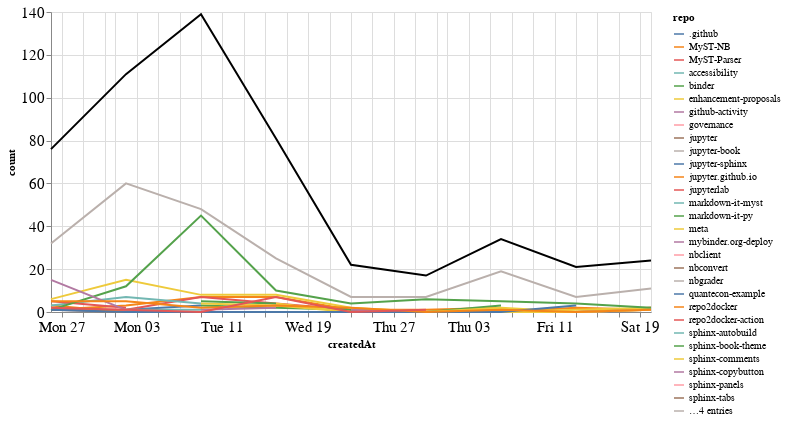

Notebook source saved alongside this figure:
### Markdown cell above
## Comments

### Code cell
comments_time = comments.groupby('repo').resample('W', on='createdAt').count()['author'].reset_index()
comments_time = comments_time.rename(columns={'author': 'count'})
comments_time_total = comments_time.groupby('createdAt').agg({"count": "sum"}).reset_index()
ch1 = alt.Chart(comments_time, width=600).mark_line().encode(
    x='createdAt',
    y='count',
    color='repo',
    tooltip="repo"
)

ch2 = alt.Chart(comments_time_total, width=600).mark_line(color="black").encode(
    x='createdAt',
    y='count',
)

ch1 + ch2

### Figure 1 — Vega-Lite specification as saved in the notebook (floating-point values rounded to 4 significant figures; data arrays with more than 128 entries replaced by an {"elided": "..."} marker saying what was removed)
{"config": {"axisLeft": {"labelFontSize": 15}, "axisBottom": {"labelFontSize": 15}}, "layer": [{"data": {"name": "data-1d2fac4e6ab75164a05c612ea39b1a6e"}, "mark": "line", "encoding": {"color": {"type": "nominal", "field": "repo"}, "tooltip": {"type": "nominal", "field": "repo"}, "x": {"type": "temporal", "field": "createdAt"}, "y": {"type": "quantitative", "field": "count"}}, "width": 600}, {"data": {"name": "data-123820cfdc7355e28aa09561a9825577"}, "mark": {"type": "line", "color": "black"}, "encoding": {"x": {"type": "temporal", "field": "createdAt"}, "y": {"type": "quantitative", "field": "count"}}, "width": 600}], "$schema": "https://vega.github.io/schema/vega-lite/v4.8.1.json", "datasets": {"data-1d2fac4e6ab75164a05c612ea39b1a6e": {"elided": "134 records"}, "data-123820cfdc7355e28aa09561a9825577": [{"createdAt": "2020-07-26T00:00:00", "count": 76}, {"createdAt": "2020-08-02T00:00:00", "count": 111}, {"createdAt": "2020-08-09T00:00:00", "count": 139}, {"createdAt": "2020-08-16T00:00:00", "count": 81}, {"createdAt": "2020-08-23T00:00:00", "count": 22}, {"createdAt": "2020-08-30T00:00:00", "count": 17}, {"createdAt": "2020-09-06T00:00:00", "count": 34}, {"createdAt": "2020-09-13T00:00:00", "count": 21}, {"createdAt": "2020-09-20T00:00:00", "count": 24}]}}
